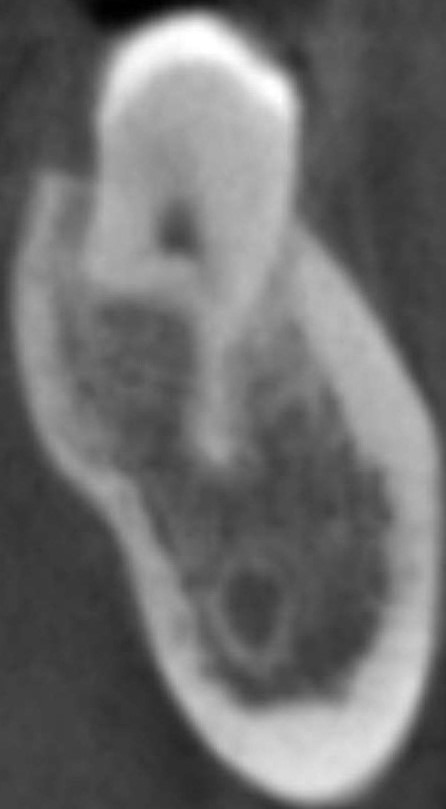
#> input picture Preprocessing M3 and MC/Preprocess Code/M3_Dataset/m3_1_1.jpg, 446 x 809 px
$ jupyter execute preprocess2.ipynb
#> lines starting #> are read from the running program, lines starting #| are printed output that depends on the picture; after the words box and inside, x2 and y2 are one past the last pixel; in counts of white or black regions, pixels touching at a corner belong together
[cell 1]
import cv2
import numpy as np
from matplotlib import pyplot as plt

[cell 2]
def _plt(img, cmap,title, fsize,p):
    if p == 0:
        plt.title(title, fontsize=fsize)
        plt.imshow(img, cmap=cmap)
    else:
        plt.imshow(img, cmap=cmap)

[cell 3]
# Read the image in grayscale
image = cv2.imread('M3_Dataset/m3_1_1.jpg')
#> image is the input picture: shape (809, 446, 3); min 0, max 255, mean 109.5

# Convert the image to grayscale
gray_image = cv2.cvtColor(image, cv2.COLOR_BGR2GRAY)
_plt(gray_image, 'gray', 'Grayscale Image', 12, 0)

[cell 4]
# Noise Removal (Gaussian Blur)
blurred_image = cv2.GaussianBlur(gray_image, (5, 5), 0)
_plt(blurred_image, 'gray', 'Blurred Image', 12, 0)

[cell 5]
# Smoothen Image (Median Blur)
smooth_image = cv2.medianBlur(blurred_image, 5)
_plt(smooth_image, 'gray', 'Smooth Image', 12, 0)

[cell 6]
# Sharpen Image
kernel = np.array([[-1, -1, -1],
                  [-1, 9, -1],
                  [-1, -1, -1]])
sharpened_image = cv2.filter2D(smooth_image, -1, kernel)
_plt(sharpened_image, 'gray', 'Sharpened Image', 12, 0)

[cell 7]
# Binarization (Simple Thresholding)
_, binary_image = cv2.threshold(smooth_image, 127, 255, cv2.THRESH_BINARY)
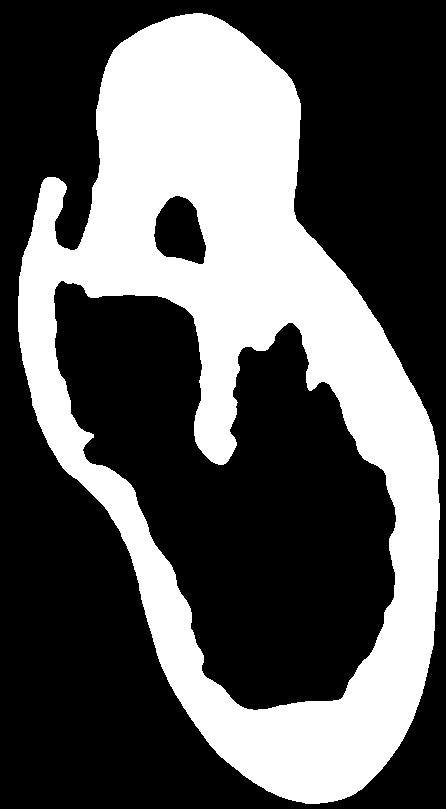
#> binary_image: shape (809, 446); 35% white; 1 white region, box (x1, y1, x2, y2) and area: (18, 13, 440, 804) 126411
_plt(binary_image, 'gray', 'Binary Image', 12, 0)

[cell 8]
# Erosion and Dilation
kernel = np.ones((5, 5), np.uint8)
eroded_image = cv2.erode(binary_image, kernel, iterations=1)
#> eroded_image: shape (809, 446); 32.4% white; 1 white region, box (x1, y1, x2, y2) and area: (20, 15, 438, 802) 116760
dilated_image = cv2.dilate(eroded_image , kernel, iterations=1)
#> dilated_image: shape (809, 446); 35% white; 1 white region

fig = plt.figure(figsize=(15,5))
ax = fig.add_subplot(121)
_plt(eroded_image, 'gray', 'Eroded Image', 12, 0)


ax = fig.add_subplot(122)
_plt(dilated_image, 'gray', 'Dilated Image', 12, 1)
ax.set_title('Dilated', fontsize=18)
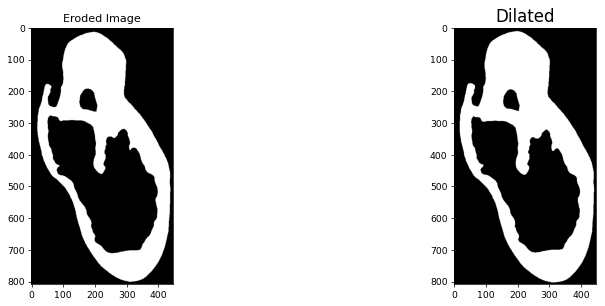
#> figure drawn by matplotlib, 2 panels

[cell 9]
# Contour Detection (Segmentation)
contours, _ = cv2.findContours(binary_image, cv2.RETR_EXTERNAL, cv2.CHAIN_APPROX_SIMPLE)
#> contours = 1 contour; box (x1, y1, x2, y2) and area: (18, 13, 440, 804) 211680
segmented_image = image.copy()
cv2.drawContours(segmented_image, contours, -1, (0, 255, 0), 3)
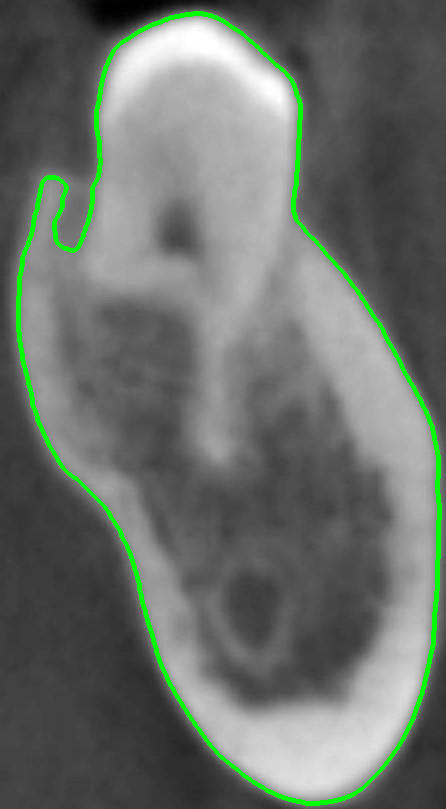
#> segmented_image: shape (809, 446, 3); 2.65% of pixels changed, all inside (x1, y1, x2, y2) = (16, 11, 442, 806)
_plt(cv2.cvtColor(segmented_image, cv2.COLOR_BGR2RGB), 'gray', 'Segmented Image', 12, 0)

[cell 10]
# Create a region-specific threshold mask using the binary image
x1, y1, x2, y2 = 203, 600, 308, 686  # Specify the region coordinates
threshold_roi = 180  # Adjust this threshold value as needed

# Apply a different threshold value within the binary image ROI
roi = binary_image[y1:y2, x1:x2]
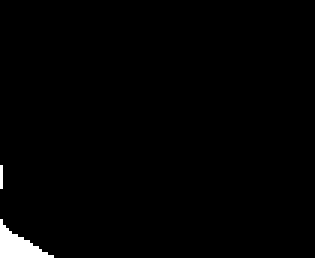
#> roi: shape (86, 105) (shown 3 times larger); 1.3% white; 2 white regions (1 under 20 px), largest, box (x1, y1, x2, y2) and area: (0, 73, 18, 86) 107
roi[roi == 255] = 0  # Set the region outside the mask to black
#> roi: shape (86, 105); 1.27% of pixels changed, all inside (x1, y1, x2, y2) = (0, 55, 18, 86)
roi[roi == 0] = 255  # Set the region inside the mask to white
#> roi: shape (86, 105); every value is 255
roi[roi == threshold_roi] = 255  # Set the region where the specified threshold should be applied

# Replace the original binary image's region with the thresholded region
binary_image[y1:y2, x1:x2] = roi
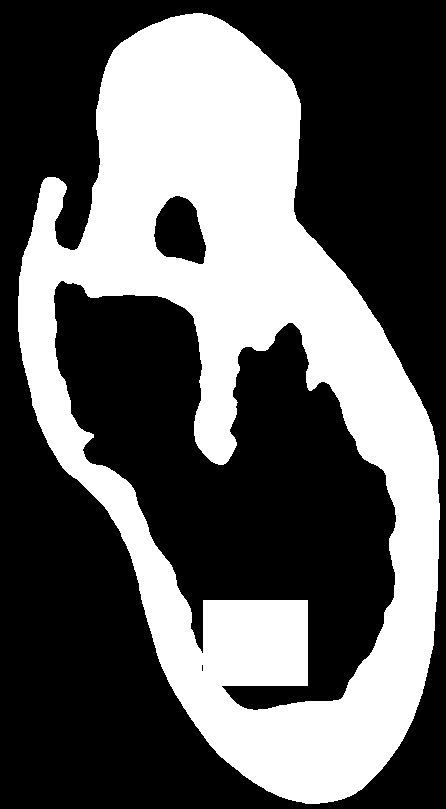
#> binary_image: shape (809, 446); 37.5% white; 1 white region, box (x1, y1, x2, y2) and area: (18, 13, 440, 804) 135326

fig = plt.figure(figsize=(15, 5))
ax = fig.add_subplot(121)
_plt(eroded_image, 'gray', 'Eroded Image', 12, 0)

ax = fig.add_subplot(122)
_plt(dilated_image, 'gray', 'Dilated Image', 12, 1)
ax.set_title('Dilated', fontsize=18)

[cell 11]
# Read the image in grayscale
image = cv2.imread('M3_Dataset/m3_1_1.jpg', cv2.IMREAD_GRAYSCALE)

# Define the region of interest (ROI) on the grayscale image
x1, y1, x2, y2 = 203, 461, 308, 686  # Specify the region coordinates

# Create a copy of the grayscale image
roi_image = image.copy()

# Draw a green rectangle border around the ROI
roi_image = cv2.rectangle(roi_image, (x1, y1), (x2, y2), (0, 255, 0), 2)
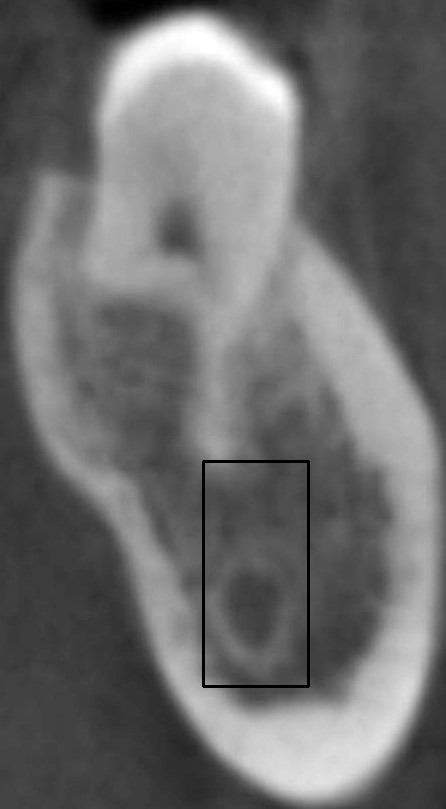
#> roi_image: shape (809, 446); min 0, max 255, mean 109

# Apply a threshold value of 90 within the ROI using binary inverse
threshold_roi = 80  # Set the threshold value to 80
roi = roi_image[y1:y2, x1:x2]
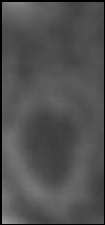
#> roi: shape (225, 105); min 0, max 157, mean 80.6
_, binary_inverse_roi = cv2.threshold(roi, threshold_roi, 255, cv2.THRESH_BINARY_INV)
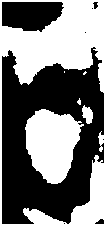
#> binary_inverse_roi: shape (225, 105); 46.8% white; 6 white regions (3 under 20 px), largest, box (x1, y1, x2, y2) and area: (0, 0, 105, 225) 7893, (25, 109, 84, 184) 3002, (82, 105, 93, 124) 141
roi_image[y1:y2, x1:x2] = binary_inverse_roi
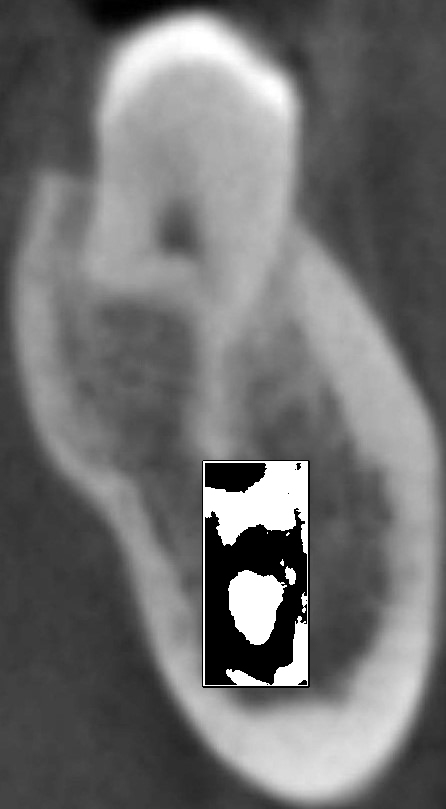
#> roi_image: shape (809, 446); 6.55% of pixels changed, all inside (x1, y1, x2, y2) = (203, 461, 308, 686)

# Convert the grayscale image to binary
_, binary_image = cv2.threshold(image, 127, 255, cv2.THRESH_BINARY)
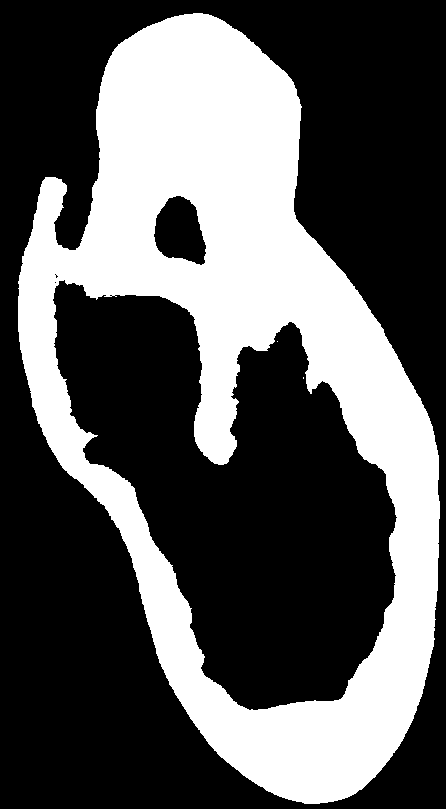
#> binary_image: shape (809, 446); 35% white; 3 white regions (2 under 20 px), largest, box (x1, y1, x2, y2) and area: (18, 13, 440, 804) 126395

fig = plt.figure(figsize=(15, 5))
ax = fig.add_subplot(121)
_plt(binary_image, 'gray', 'Binary Image', 12, 0)

ax = fig.add_subplot(122)
_plt(roi_image, 'gray', 'Mandibular Canal Detected (Binary Inverse Threshold)', 12, 1)

$ run again, with Preprocessing M3 and MC/Preprocess Code/M3_Dataset/m3_10_1.jpg copied over Preprocessing M3 and MC/Preprocess Code/M3_Dataset/m3_1_1.jpg
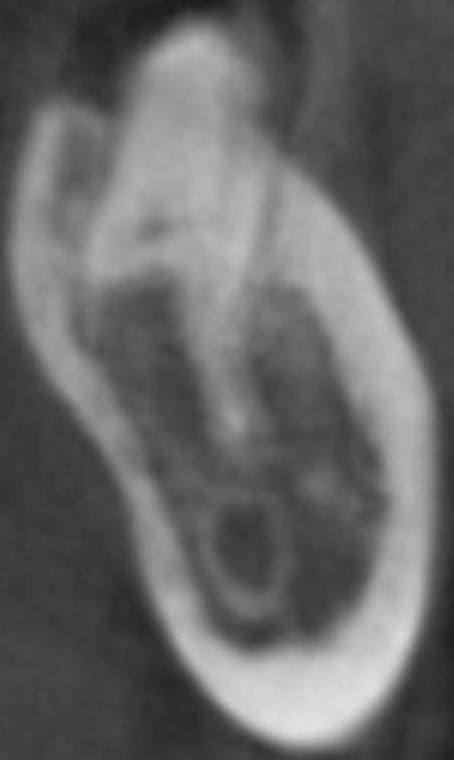
#> input picture Preprocessing M3 and MC/Preprocess Code/M3_Dataset/m3_10_1.jpg, 454 x 760 px
#> image is the input picture: shape (760, 454, 3); min 25, max 228, mean 103.1
#> eroded_image: shape (760, 454); 28.7% white; 2 white regions (1 under 20 px), largest, box (x1, y1, x2, y2) and area: (15, 31, 430, 746) 98974
#> dilated_image: shape (760, 454); 31.3% white; 1 white region
#> contours = 1 contour; box (x1, y1, x2, y2) and area: (13, 29, 432, 748) 106606
#> segmented_image: shape (760, 454, 3); 4.59% of pixels changed, all inside (x1, y1, x2, y2) = (11, 27, 434, 750)
#> `roi = binary_image[y1:y2, x1:x2]`:
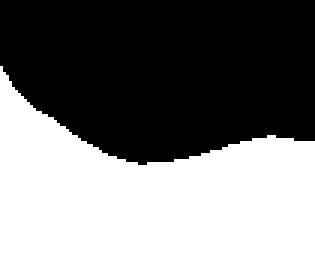
#> roi: shape (86, 105) (shown 3 times larger); 46.1% white; 1 white region, box (x1, y1, x2, y2) and area: (0, 22, 105, 86) 4160
#> binary_inverse_roi: shape (225, 105); 43.8% white; 5 white regions (3 under 20 px), largest, box (x1, y1, x2, y2) and area: (0, 0, 105, 225) 6172, (13, 41, 77, 128) 4148
#> `_, binary_image = cv2.threshold(image, 127, 255, cv2.THRESH_BINARY)`:
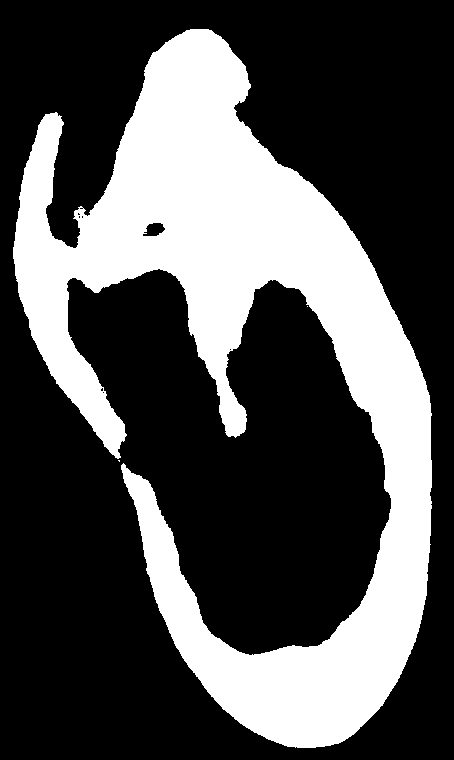
#> binary_image: shape (760, 454); 31.3% white; 3 white regions (2 under 20 px), largest, box (x1, y1, x2, y2) and area: (13, 29, 432, 748) 108056

$ run again, with Preprocessing M3 and MC/Preprocess Code/M3_Dataset/m3_3_1.jpg copied over Preprocessing M3 and MC/Preprocess Code/M3_Dataset/m3_1_1.jpg
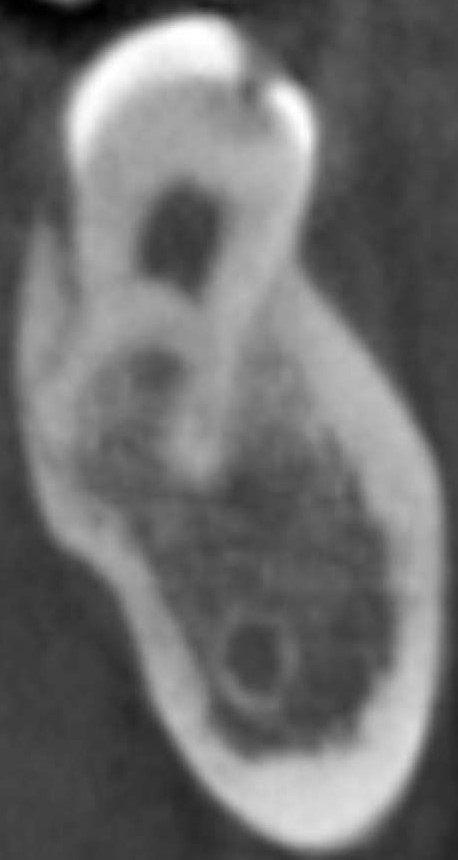
#> input picture Preprocessing M3 and MC/Preprocess Code/M3_Dataset/m3_3_1.jpg, 458 x 860 px
#> image is the input picture: shape (860, 458, 3); min 0, max 255, mean 109.6
#> eroded_image: shape (860, 458); 33.5% white; 1 white region, box (x1, y1, x2, y2) and area: (23, 17, 440, 848) 131999
#> dilated_image: shape (860, 458); 36.2% white; 1 white region
#> contours = 1 contour; box (x1, y1, x2, y2) and area: (21, 15, 442, 850) 229332
#> segmented_image: shape (860, 458, 3); 2.65% of pixels changed, all inside (x1, y1, x2, y2) = (19, 13, 444, 852)
#> binary_inverse_roi: shape (225, 105); 39.8% white; 9 white regions (5 under 20 px), largest, box (x1, y1, x2, y2) and area: (0, 0, 105, 225) 8421, (24, 104, 56, 135) 673, (59, 133, 83, 149) 246, (95, 88, 103, 99) 45
#> `_, binary_image = cv2.threshold(image, 127, 255, cv2.THRESH_BINARY)`:
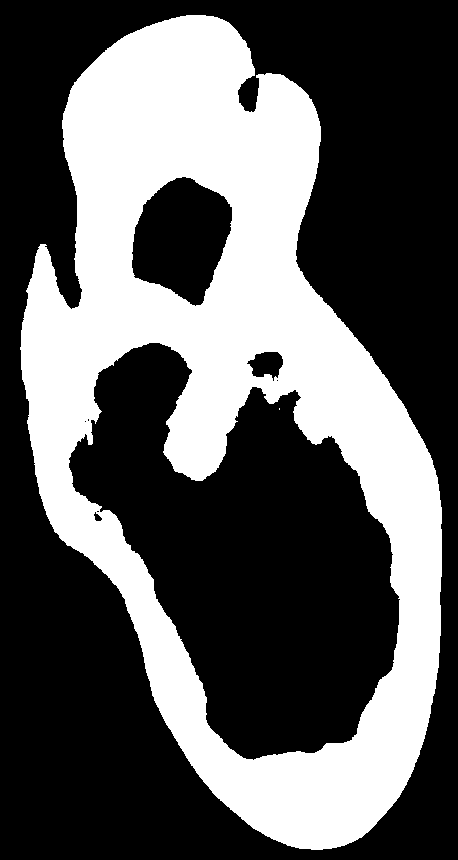
#> binary_image: shape (860, 458); 36.2% white; 2 white regions (1 under 20 px), largest, box (x1, y1, x2, y2) and area: (20, 15, 442, 850) 142631
